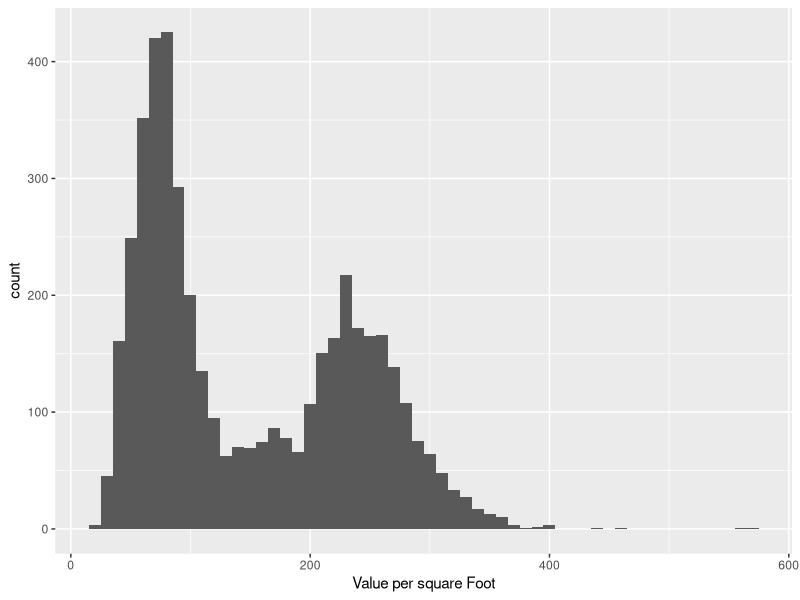
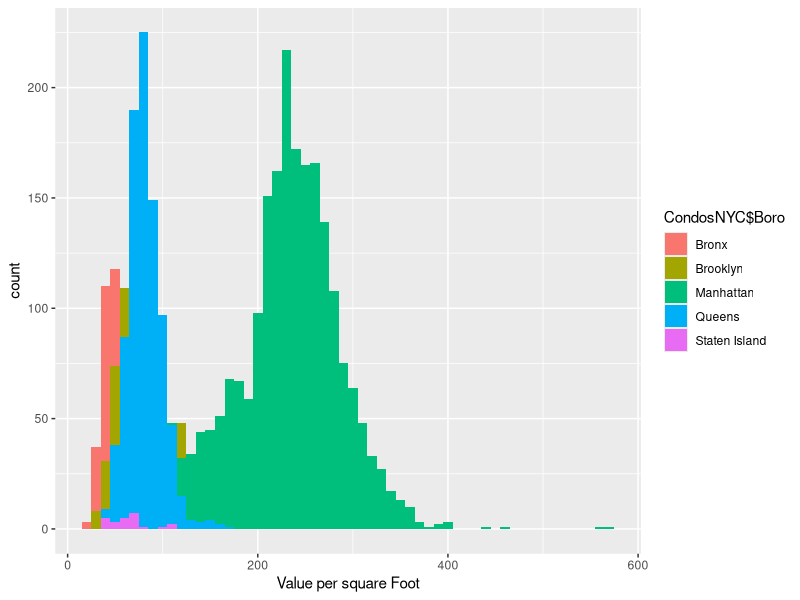
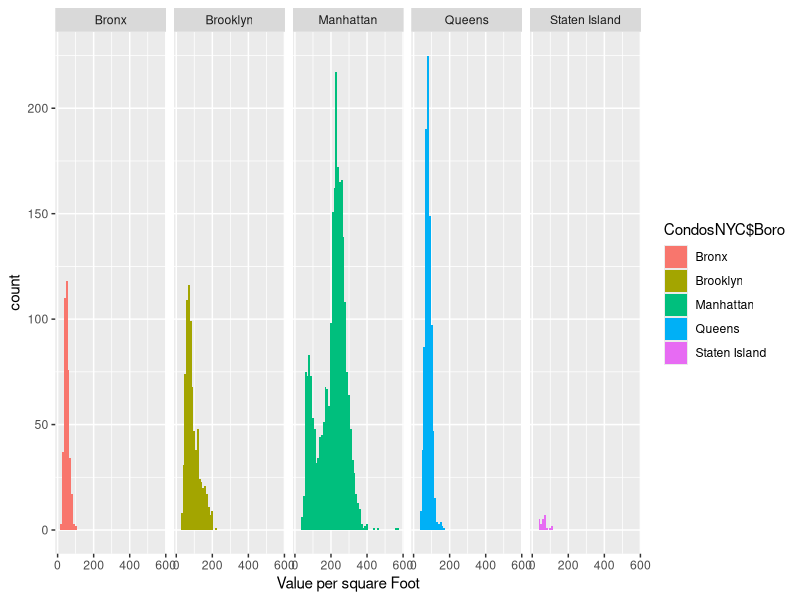
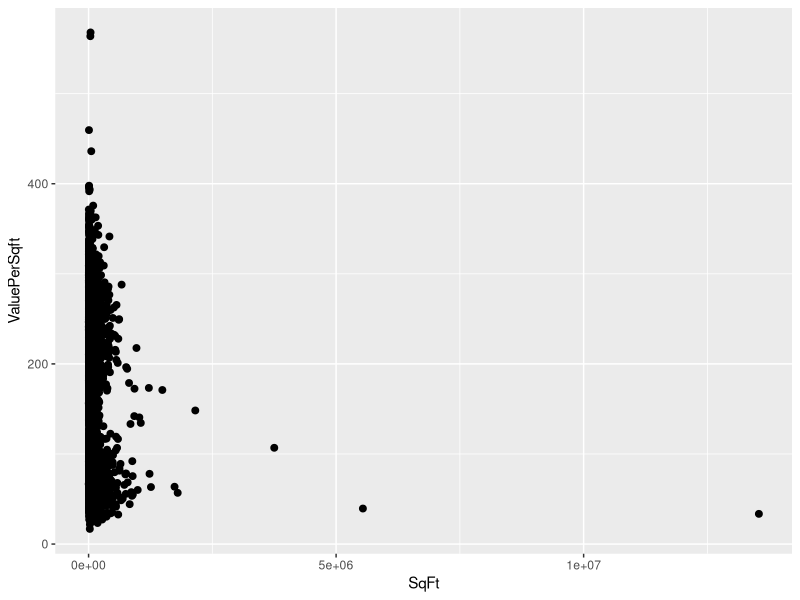
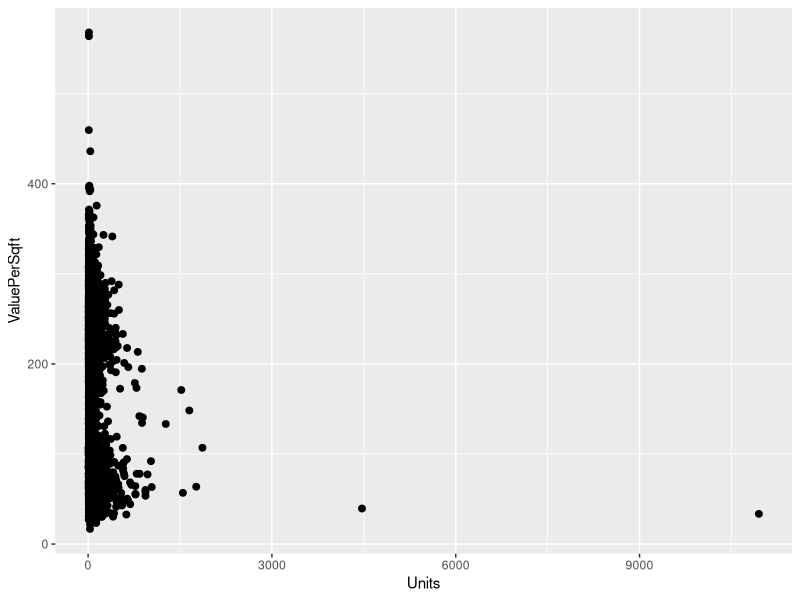
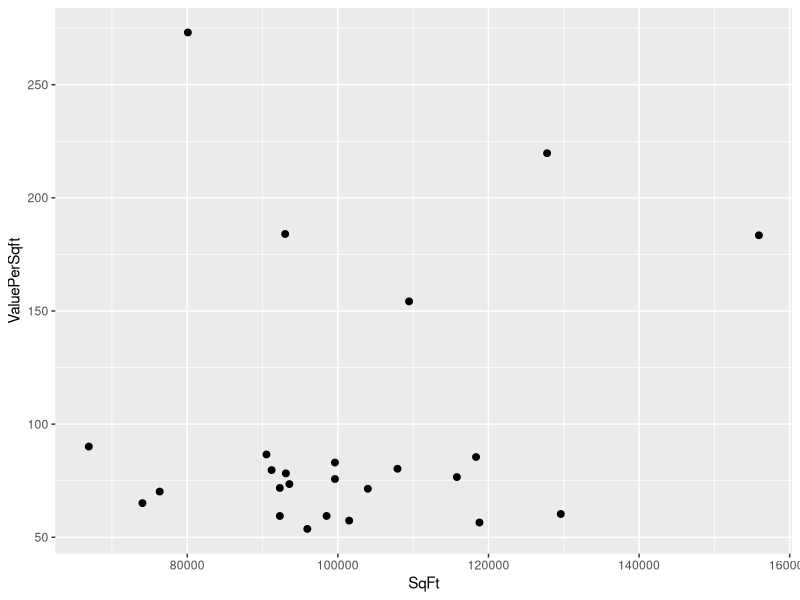
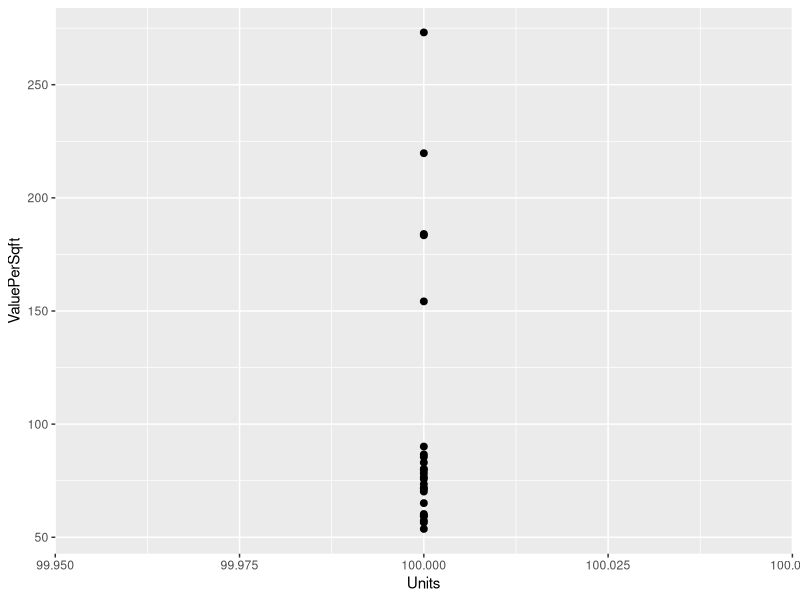

Write the R code that produced these figures, in order.
## ---- chunk 1
knitr::opts_chunk$set(echo = TRUE)
## ---- chunk 2
library(dplyr)
library(ggplot2)
library(readxl)
## ---- chunk 3
## Read in the data
b1 <- read_xlsx("b1_manhattan_coops_comp_d020118.xlsx")[-2,]
colnames(b1) <- b1[1,]
b1 <- b1[-1,]

b2 <- read_xlsx("b2_bronx_coops_comp_d020118.xlsx")[-2,]
colnames(b2) <- b2[1,]
b2 <- b2[-1,]

b3 <- read_xlsx("b3_brooklyn_coops_comp_d020118.xlsx")[-2,]
colnames(b3) <- b3[1,]
b3 <- b3[-1,]

b4 <- read_xlsx("b4_queens_coops_comp_d020118.xlsx")[-2,]
colnames(b4) <- b4[1,]
b4 <- b4[-1,]

b5 <- read_xlsx("b5_statenisland_coops_comp_d020118.xlsx")[-2,]
colnames(b5) <- b5[1,]
b5 <- b5[-1,]

## Are all of the column names the same?
which(colnames(b1) != colnames(b2))
which(colnames(b2) != colnames(b3))
which(colnames(b3) != colnames(b4))
which(colnames(b4) != colnames(b5))

## Create a new dataframe with the combined information
CondosNYC <- rbind.data.frame(b1, b2, b3, b4, b5)

## We only want a subset of these columns 
CondosNYC <- CondosNYC[,3:14]


## Add Boro manually
colnames(CondosNYC) <- c("Neighborhood", "Class", "Units", "YearBuilt", "Sqft",
                         "Income", "IncomePerSqFt", "Expense", "ExpensePerSqFt",
                         "NetIncome", "Value", "ValuePerSqFt")

## Add the Boro variable
CondosNYC$Boro <- c(rep("Manhattan", nrow(b1)), rep("Bronx", nrow(b2)), rep("Brooklyn", nrow(b3)), 
                    rep("Queens", nrow(b4)), rep("Staten Island", nrow(b5)))

## Report the number of rows and columns and head of the table
dim(CondosNYC)
head(CondosNYC)
## ---- chunk 4
ggplot(CondosNYC, aes(x=as.numeric(CondosNYC$ValuePerSqFt))) + 
  geom_histogram(binwidth=10) + labs(x="Value per square Foot")
## ---- chunk 5
ggplot(CondosNYC, aes(x=as.numeric(CondosNYC$ValuePerSqFt), group=CondosNYC$Boro, fill=CondosNYC$Boro, na.rm=TRUE)) +
  geom_histogram(position="identity",binwidth=10) +
  labs(x="Value per square Foot")
## ---- chunk 6
ggplot(CondosNYC, aes(x=as.numeric(CondosNYC$ValuePerSqFt), fill=CondosNYC$Boro, na.rm=TRUE)) + 
  geom_histogram(binwidth = 10)+
  facet_grid(~CondosNYC$Boro) +
  labs(x="Value per square Foot")
## ---- chunk 7
ggplot(CondosNYC, aes(x=as.numeric(CondosNYC$Sqft), y=as.numeric(CondosNYC$ValuePerSqFt))) +
  geom_point(size=2) +
  labs(x="SqFt", y="ValuePerSqft")
## ---- chunk 8
ggplot(CondosNYC, aes(x=as.numeric(CondosNYC$Units), y=as.numeric(CondosNYC$ValuePerSqFt))) +
  geom_point(size=2) +
  labs(x="Units", y="ValuePerSqft")
## ---- chunk 9
ggplot(CondosNYC[CondosNYC$Units < 1000,], aes(x=as.numeric(CondosNYC[CondosNYC$Units < 1000,]$Sqft), y=as.numeric(CondosNYC[CondosNYC$Units < 1000,]$ValuePerSqFt))) +
  geom_point(size=2) +
  labs(x="SqFt", y="ValuePerSqft")
## ---- chunk 10
ggplot(CondosNYC[CondosNYC$Units < 1000, ], aes(x=as.numeric(CondosNYC[CondosNYC$Units < 1000, ]$Units), y=as.numeric(CondosNYC[CondosNYC$Units < 1000, ]$ValuePerSqFt))) +
  geom_point(size=2) +
  labs(x="Units", y="ValuePerSqft")
## ---- chunk 11
stats <- aggregate(as.numeric(CondosNYC$Value), by=list(CondosNYC$Boro), summary)
print(stats)
## ---- chunk 12
stats2 <- aggregate(as.numeric(CondosNYC$Value[CondosNYC$Units > 100]), by=list(CondosNYC$Boro[CondosNYC$Units > 100], CondosNYC$Class[CondosNYC$Units > 100]), summary)
print(stats2)
## ---- chunk 13
largest_nbd <- aggregate(CondosNYC$Neighborhood, by=list(CondosNYC$Boro), length)
print(largest_nbd)
